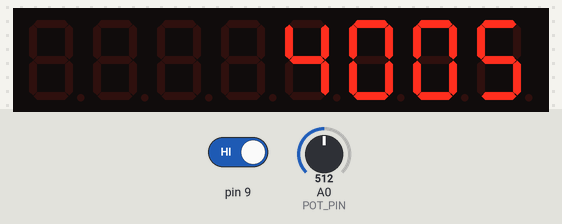
The sketch below on a simulated Arduino Uno, built with avr-gcc and run on an emulated ATmega328P. Parts: 8-digit seven-segment display. The test bench sets the inputs (shaded band); at power-on: pin 9 HIGH, A0 (POT_PIN) = 512.

Above: at 1.2 s.
1.3 s: pin 9 driven LOW
At 1.48 s:
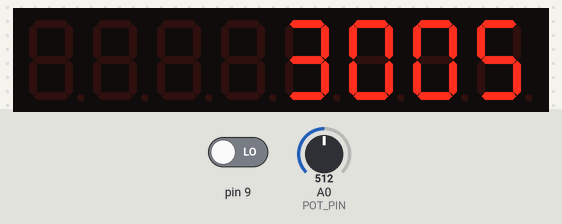
At 1.89 s:
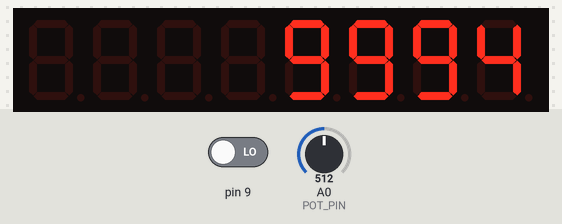

The sketch:

8-CountdownWithLCD.ino
```cpp
//CountdownWith7segmentDisplay
//We include the 7-Segment display library.
#include "LedControl.h"

//We define the potentiometer.
#define POT_PIN     A0

//We define the variable 'count' to observe the countdown.
float count = 0;

//We define a new 7-segment display with the variable name 'lc'.
LedControl lc=LedControl(10,12,11,1);

//We define the variable 'ssContent' to send the value of 'count' as text to the 7-segment display.
String ssContent;

void setup() {
//We set the 7-Segment display to off by setting it to false (off). To turn it off, the True option is used.
  lc.shutdown(0,false);
//We set the brightness sensitivity of the 7-segment display.
  lc.setIntensity(0,8);
//Command to clear the 7-segment display.
  lc.clearDisplay(0);
//We define the potentiometer.
  pinMode(POT_PIN, INPUT);
//We define the button on digital pin 9.
  pinMode(9,INPUT);
}

void loop() {
//Since the potentiometer gives a max value of 1023, the formula below is used to obtain the number 9999.
  count = round((analogRead(POT_PIN) * 9.774));
//Since the 'count' variable is a numeric value, we convert it to text to display on the 7-segment display.
  ssContent = String(round(count));

//With the loop below, 'ssContent' will first be broken into characters and each will be added to each column of the 7-segment display.
  for (int i = 0; (i < ssContent.length())/* && i < 4*/; i++) {
    if (i > 3) {
        delay(100);
        lc.setChar(0,0,ssContent.charAt(i-3),false);
        lc.setChar(0,1,ssContent.charAt(i-2),false);
        lc.setChar(0,2,ssContent.charAt(i-1),false);
        lc.setChar(0,3,ssContent.charAt(i),false);
    }
    else{
      lc.setChar(0,i,ssContent.charAt(i),false);
    }

  }
  delay(100);
  lc.clearDisplay(0);
//We set the condition for when the button is pressed.
  if(digitalRead(9) == 0){
  //As long as the countdown is not zero, the values within the loop will be added to the 7-segment display at 0.1 second intervals.
    while(!(count == 0)){
      ssContent = String(round(count));
      for (int i = 0; (i < ssContent.length())/* && i < 4*/; i++) {
          if (i > 3) {
            delay(100);
            lc.setChar(0,0,ssContent.charAt(i-3),false);
            lc.setChar(0,1,ssContent.charAt(i-2),false);
            lc.setChar(0,2,ssContent.charAt(i-1),false);
            lc.setChar(0,3,ssContent.charAt(i),false);
          }
          else{
            lc.setChar(0,i,ssContent.charAt(i),false);
          }
      }
      count += -1;
      delay(100);
      lc.clearDisplay(0);
    }

  }
}
```

Measured:
- after the input at 1.3 s, the display: changes after 0.14 s (image 1)
